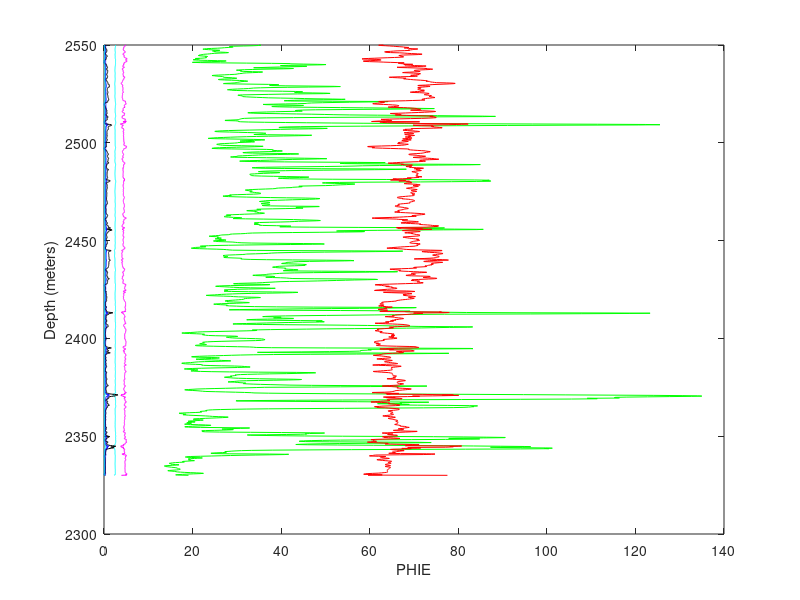

This figure's MATLAB source:
% Cross plot analysis of Pab Sandstone Dhodak-03
% Defining the data
load data_Pab23502550.txt
Depth = data_Pab23502550(:,1)
GR = data_Pab23502550(:,2)
Vsh = data_Pab23502550(:,3)
DT = data_Pab23502550(:,4)
Vp = data_Pab23502550(:,5)
RHOB = data_Pab23502550(:,6)
NPHI = data_Pab23502550(:,7)
PHIT = data_Pab23502550(:,8)
PHIE = data_Pab23502550(:,9)

% Depth vs. GR

% Cross plot
figure
plot(GR,Depth,'-g')
ylabel('Depth (meters)')
xlabel('GR (API)')
hold on
plot(Vsh, Depth,'-b')
ylabel('Depth (meters)')
xlabel('Vsh (%)')
hold on
plot(DT,Depth,'-r')
ylabel('Depth (meters)')
xlabel('DT')
hold on
plot(Vp, Depth,'-m')
ylabel('Depth (meters)')
xlabel('Vp (km/s)')
hold on
plot(RHOB,Depth,'-c')
ylabel('Depth (meters)')
xlabel('RHOB')
hold on
plot(NPHI,Depth,'-k')
ylabel('Depth (meters)')
xlabel('NPHI (%)')
hold on
plot(PHIT, Depth,'-b')
ylabel('Depth (meters)')
xlabel('PHIT')
hold on
plot(PHIE, Depth,'-c')
ylabel('Depth (meters)')
xlabel('PHIE')

